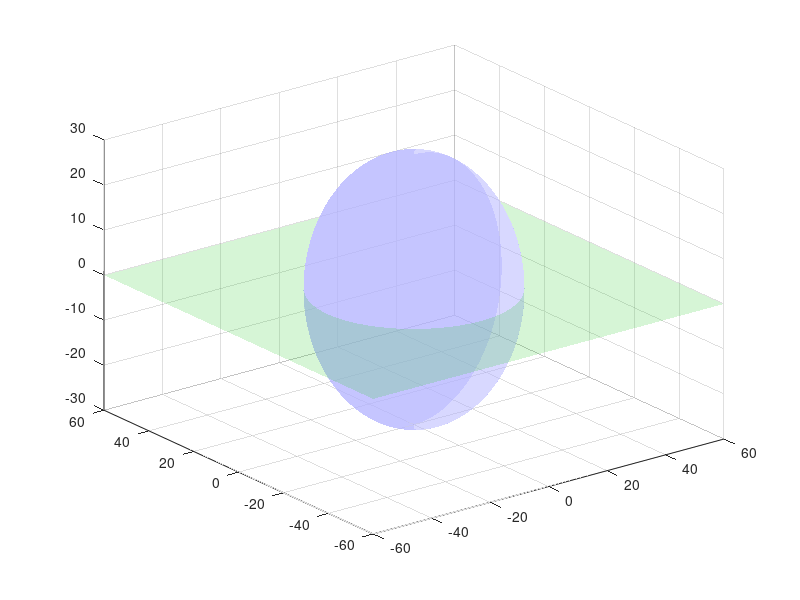

Source code (MATLAB): (Note: this script raises an error after producing the figure.)
clear all;
% Define the radius for the sphere
sphereRadius = 30;

LARGE = 0; %If Larger SS, load the right values, if not load the other ones

%NB: sul datasheet della SS piccola la misura è 27x27 cm, mentre quella che
%abbiamo in lab è 22x22 cm circa

% Create a sphere
[sphereX, sphereY, sphereZ] = sphere(100);

% Scale the sphere by the radius
sphereX = sphereX * sphereRadius;
sphereY = sphereY * sphereRadius;
sphereZ = sphereZ * sphereRadius;

% Center the sphere at (0, 0, 5)
sphereCenter = [0, 0, 0];
sphereX = sphereX + sphereCenter(1);
sphereY = sphereY + sphereCenter(2);
sphereZ = sphereZ + sphereCenter(3);

% Define a light blue color for the sphere (RGB)
sphereColor = [0.7, 0.7, 1.0];

% Plot the sphere
figure;
sphereHandle = surf(sphereX, sphereY, sphereZ, 'FaceColor', sphereColor, 'EdgeColor', 'none', 'FaceAlpha', 0.5);

hold on;  % Hold the current axis for multiple plots

% Define the size of the plane
planeSize = 60;

% Define the coordinates of the plane
xPlane = linspace(-planeSize, planeSize, 100);
yPlane = linspace(-planeSize, planeSize, 100);
[xPlane, yPlane] = meshgrid(xPlane, yPlane);
zPlane = zeros(size(xPlane));  % z-coordinate at 0

% Define the color for the plane (e.g., green)
planeColor = [0.2, 0.8, 0.2];

% Plot the plane
planeHandle = surf(xPlane, yPlane, zPlane, 'FaceColor', planeColor, 'EdgeColor', 'none', 'FaceAlpha', 0.2);
if LARGE
    % Rectangle dimensions
    width = 0.40;  % Width of the rectangle
    height = 0.55;  % Height of the rectangle

    % Center coordinates
    center_x = 0;  % x-coordinate of the center
    center_y = 0;  % y-coordinate of the center
    center_z = 5;  % z-coordinate of the center
    % Define radii
    outer_radius = 29;
    inner_radius = 24;
    % Shift the sector to start at 74.4 degrees
    theta_start = 74.4;
    theta_end = theta_start + 60; % 60 degrees
    % Generate an array of angles
    theta = linspace(deg2rad(theta_start), deg2rad(theta_end), 100);
else
    % Rectangle dimensions
    width = 0.27;  % Width of the rectangle
    height = 0.27;  % Height of the rectangle
    % Center coordinates
    center_x = 0;  % x-coordinate of the center
    center_y = 0;  % y-coordinate of the center
    center_z = 1.5;  % z-coordinate of the center
    % Define radii
    outer_radius = 8;
    inner_radius = 6;
    theta_center = deg2rad(110);
    theta_span = 2/7; %angle calculated by having approximately a 2x2=4sqm area
    % Shift the sector to start at 74.4 degrees
    theta_start = theta_center - theta_span/2;
    theta_end = theta_center + theta_span/2; % circa 16.37 degrees
    % Generate an array of angles
    theta = linspace(theta_start, theta_end, 30);
end

%sull'immagine del ppt è segnato che l'elevazione del raggio riflesso è
%-45°, ma chiaramente per avere un angolo del genere il triangolo
%dev'essere circa rettangolo, quindi o la distanza è a 1.5 m o la smart
%skin è a 7 metri d'altezza.

% Calculate the corner coordinates
ax = gca;
ax.Clipping = "off";
% Plot the rectangle
% Calculate the corner coordinates
x = center_x - width/2;
y = center_y;
z = center_z - height/2;

% Define rectangle vertices
vertices = [x, y, z;
            x+width, y, z;
            x+width, y, z+height;
            x, y, z+height];


% Define rectangle faces
faces = [1, 2, 3, 4];

% Plot the rectangle using patch
ss=patch('Vertices', vertices, 'Faces', faces, 'FaceColor', 'b', 'EdgeColor', 'b');




% Calculate coordinates of the outer circle
x_outer = outer_radius * cos(theta);
y_outer = outer_radius * sin(theta);

% Calculate coordinates of the inner circle
x_inner = inner_radius * cos(theta);
y_inner = inner_radius * sin(theta);

% Plot the filled area between the circles
pp= patch([x_outer, fliplr(x_inner)], [y_outer, fliplr(y_inner)], 'r', 'FaceAlpha', 1);

x_sector = [x_inner(end) x_inner(1) x_outer(end) x_outer(1)];
x_rect = [vertices(1,1) vertices(2,1) vertices(4,1) vertices(3,1)];
y_sector = [y_inner(end) y_inner(1) y_outer(end) y_outer(1)];
y_rect = [vertices(1,2) vertices(2,2) vertices(4,2) vertices(3,2)];
z_sector = [0 0 0 0];
z_rect = [vertices(1,3) vertices(2,3) vertices(4,3) vertices(3,3)];

for i = 1:4
    % plot3([x_rect(i), x_sector(i)], [y_rect(i), y_sector(i)], [z_rect(i), z_sector(i)],'k-', 'LineWidth', 2);
    plot3([center_x, x_sector(i)], [center_y, y_sector(i)], [center_z, z_sector(i)],'k-', 'LineWidth', 2);
    vector(i,:) = [center_x - x_sector(i) center_y - y_sector(i) center_z - z_sector(i)];
    el(i) = wrapToPi(atan2(norm(cross(vector(i,:), [0, 0, 1])), dot(vector(i,:), [0, 0, 1])));
end
el = el - pi/2;
disp(rad2deg(el));

% Plot the line starting at (0, 0, 5) and going outwards at a 40-degree azimuth angle
azimuth = 40;  % Azimuth angle in degrees
radius = 30;  % Distance from the origin

% Convert azimuth angle to radians
azimuth_rad = deg2rad(azimuth);

% Calculate the coordinates of the end point of the line
x_line_end = radius * cos(azimuth_rad);
y_line_end = radius * sin(azimuth_rad);
z_line_end = center_z;

% Plot the line
gg=plot3([center_x, x_line_end], [center_y, y_line_end], [center_z, z_line_end],'r-', 'LineWidth', 2);


% Set axis limits

hold off;  % Release the current axis

% Set axis equal
axis equal;

% Set labels
xlabel('X-axis');
ylabel('Y-axis');
zlabel('Z-axis');

% Title
title('Smart Skin area projection');

% Display grid
grid on;
view([220 30]);
% view([270 0]);
